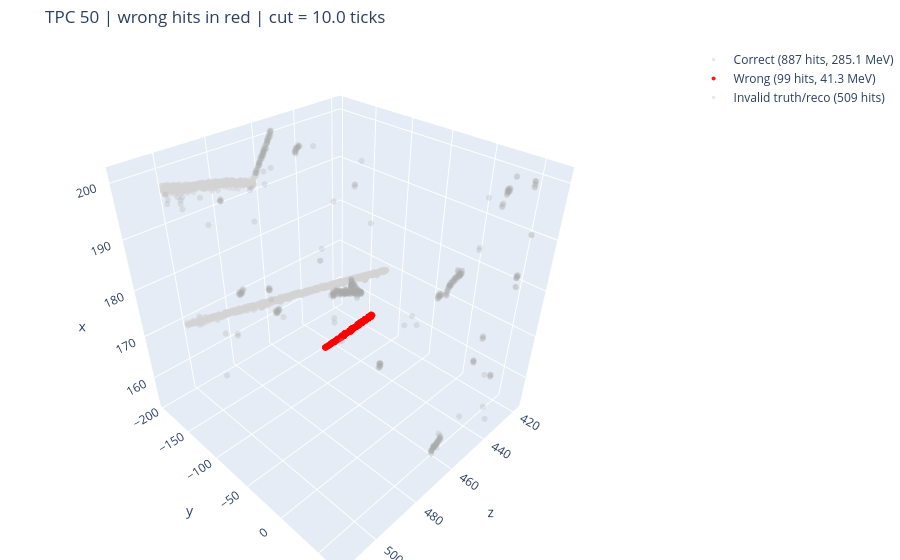
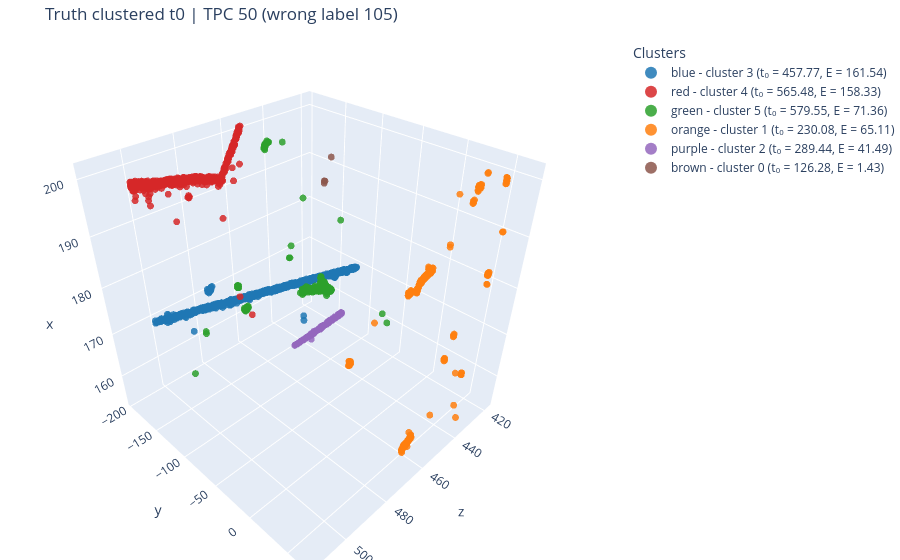
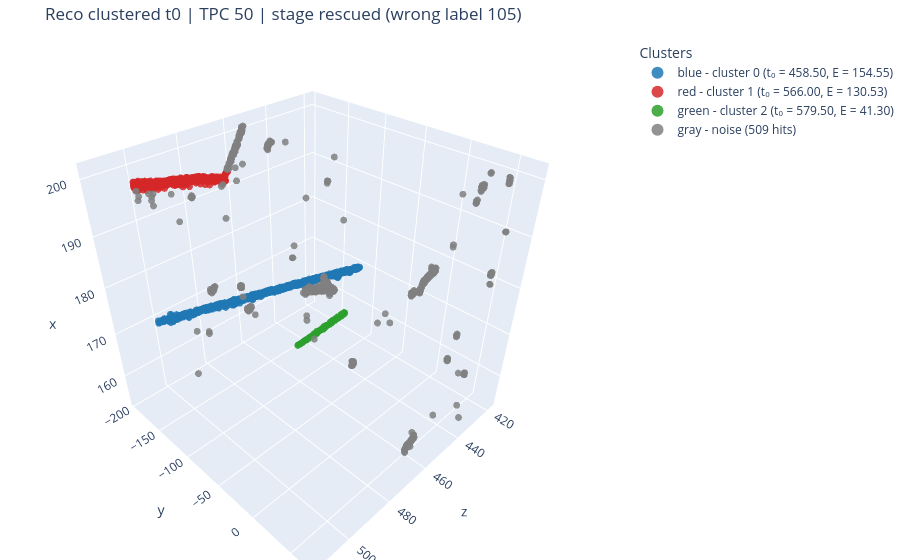

Source (notebook cell) for these figures, in order:
### Code cell
# 3D displays for the chosen wrong example (interactive; HTML saved next to the notebook).
_ns_for_plot = dict(globals())
_ns_for_plot["hit_timestamps"] = np.asarray(STAGE_SNAPSHOTS[WRONG_STAGE], dtype=np.float64)

SAVE_HTML = f"wrong_hits_lab{EX_LAB}_TPC{WRONG_TPC_ID}_{WRONG_STAGE}.html"
wrong_hits_plot = tp.plot_wrong_hits_from_namespace(
    _ns_for_plot,
    TPCid=WRONG_TPC_ID,
    truth_t0=truth_t0,
    residual_cut_ticks=CUT,
    save_path=SAVE_HTML,
    marker_size=3.5,
    correct_color="lightgray",
    wrong_color="red",
    show=True,
)
print(f"saved {SAVE_HTML} | wrong hits {wrong_hits_plot['n_wrong_hits']} "
      f"({wrong_hits_plot['wrong_energy']:.1f} MeV, "
      f"{wrong_hits_plot['wrong_energy_fraction']:.2f}%)")

T0_GROUP_WINDOW_TICKS = 5
truth_t0_plot = tp.plot_truth_from_namespace(
    globals(),
    target_tpc=WRONG_TPC_ID,
    mode="t0",
    time_window=T0_GROUP_WINDOW_TICKS,
    convert_t0_to_matching_ticks=True,
    title=f"Truth clustered t0 | TPC {WRONG_TPC_ID} (wrong label {EX_LAB})",
    save_path=f"truth_t0_lab{EX_LAB}_TPC{WRONG_TPC_ID}.html",
    show=True,
)

_tpc_mask = hitTPCid == int(WRONG_TPC_ID)
_reco_t0 = np.asarray(STAGE_SNAPSHOTS[WRONG_STAGE], dtype=np.float64)
_reco_t0_safe = np.where(np.isfinite(_reco_t0), _reco_t0, -1.0)
_reco_labels_tpc = pt.group_hits_by_time(_reco_t0_safe[_tpc_mask], time_window=T0_GROUP_WINDOW_TICKS)
pt.plot_3d_clusters_with_t0(
    x=xset[_tpc_mask], y=yset[_tpc_mask], z=zset[_tpc_mask],
    labels=_reco_labels_tpc,
    t0s=_reco_t0_safe[_tpc_mask],
    energies=e_pos[_tpc_mask],
    title=f"Reco clustered t0 | TPC {WRONG_TPC_ID} | stage {WRONG_STAGE} (wrong label {EX_LAB})",
    save_path=f"reco_t0_lab{EX_LAB}_TPC{WRONG_TPC_ID}_{WRONG_STAGE}.html",
)

### Figure 1 — Plotly figure (JSON) as saved in the notebook; plotly's stock layout.template omitted (floating-point values rounded to 4 significant figures; data arrays with more than 128 entries replaced by an {"elided": "..."} marker saying what was removed)
{"data": [{"hoverinfo": "text+x+y+z", "marker": {"color": "lightgray", "line": {"width": 0}, "opacity": 0.55, "size": 3.5}, "mode": "markers", "name": "Correct (887 hits, 285.1 MeV)", "text": {"elided": "887 str values"}, "type": "scatter3d", "x": {"elided": "887 float values"}, "y": {"elided": "887 float values"}, "z": {"elided": "887 float values"}}, {"hoverinfo": "text+x+y+z", "marker": {"color": "red", "line": {"width": 0}, "opacity": 0.9, "size": 4}, "mode": "markers", "name": "Wrong (99 hits, 41.3 MeV)", "text": ["E = 0.26 MeV<br>truth = 289.46<br>reco = 579.50<br>residual = -290.04 ticks", "E = 0.45 MeV<br>truth = 289.47<br>reco = 579.50<br>residual = -290.03 ticks", "E = 0.48 MeV<br>truth = 289.46<br>reco = 579.50<br>residual = -290.04 ticks", "E = 0.41 MeV<br>truth = 289.46<br>reco = 579.50<br>residual = -290.04 ticks", "E = 0.38 MeV<br>truth = 289.46<br>reco = 579.50<br>residual = -290.04 ticks", "E = 0.38 MeV<br>truth = 289.46<br>reco = 579.50<br>residual = -290.04 ticks", "E = 0.41 MeV<br>truth = 289.46<br>reco = 579.50<br>residual = -290.04 ticks", "E = 0.38 MeV<br>truth = 289.46<br>reco = 579.50<br>residual = -290.04 ticks", "E = 0.32 MeV<br>truth = 289.46<br>reco = 579.50<br>residual = -290.04 ticks", "E = 0.35 MeV<br>truth = 289.46<br>reco = 579.50<br>residual = -290.04 ticks", "E = 0.35 MeV<br>truth = 289.46<br>reco = 579.50<br>residual = -290.04 ticks", "E = 0.29 MeV<br>truth = 289.46<br>reco = 579.50<br>residual = -290.04 ticks", "E = 0.45 MeV<br>truth = 289.46<br>reco = 579.50<br>residual = -290.04 ticks", "E = 0.54 MeV<br>truth = 289.46<br>reco = 579.50<br>residual = -290.04 ticks", "E = 0.54 MeV<br>truth = 289.46<br>reco = 579.50<br>residual = -290.04 ticks", "E = 0.48 MeV<br>truth = 289.46<br>reco = 579.50<br>residual = -290.04 ticks", "E = 0.45 MeV<br>truth = 289.46<br>reco = 579.50<br>residual = -290.04 ticks", "E = 0.51 MeV<br>truth = 289.46<br>reco = 579.50<br>residual = -290.04 ticks", "E = 0.54 MeV<br>truth = 289.46<br>reco = 579.50<br>residual = -290.04 ticks", "E = 0.48 MeV<br>truth = 289.46<br>reco = 579.50<br>residual = -290.04 ticks", "E = 0.45 MeV<br>truth = 289.46<br>reco = 579.50<br>residual = -290.04 ticks", "E = 0.57 MeV<br>truth = 289.44<br>reco = 579.50<br>residual = -290.06 ticks", "E = 0.29 MeV<br>truth = 289.45<br>reco = 579.50<br>residual = -290.05 ticks", "E = 0.86 MeV<br>truth = 289.45<br>reco = 579.50<br>residual = -290.05 ticks", "E = 0.48 MeV<br>truth = 289.45<br>reco = 579.50<br>residual = -290.05 ticks", "E = 0.51 MeV<br>truth = 289.45<br>reco = 579.50<br>residual = -290.05 ticks", "E = 0.60 MeV<br>truth = 289.45<br>reco = 579.50<br>residual = -290.05 ticks", "E = 0.26 MeV<br>truth = 289.45<br>reco = 579.50<br>residual = -290.05 ticks", "E = 0.22 MeV<br>truth = 289.45<br>reco = 579.50<br>residual = -290.05 ticks", "E = 0.54 MeV<br>truth = 289.45<br>reco = 579.50<br>residual = -290.05 ticks", "E = 0.54 MeV<br>truth = 289.45<br>reco = 579.50<br>residual = -290.05 ticks", "E = 0.67 MeV<br>truth = 289.45<br>reco = 579.50<br>residual = -290.05 ticks", "E = 0.60 MeV<br>truth = 289.45<br>reco = 579.50<br>residual = -290.05 ticks", "E = 0.57 MeV<br>truth = 289.45<br>reco = 579.50<br>residual = -290.05 ticks", "E = 0.19 MeV<br>truth = 289.44<br>reco = 579.50<br>residual = -290.06 ticks", "E = 0.48 MeV<br>truth = 289.44<br>reco = 579.50<br>residual = -290.06 ticks", "E = 0.54 MeV<br>truth = 289.44<br>reco = 579.50<br>residual = -290.06 ticks", "E = 0.54 MeV<br>truth = 289.44<br>reco = 579.50<br>residual = -290.06 ticks", "E = 0.51 MeV<br>truth = 289.44<br>reco = 579.50<br>residual = -290.06 ticks", "E = 0.45 MeV<br>truth = 289.44<br>reco = 579.50<br>residual = -290.06 ticks", "E = 0.45 MeV<br>truth = 289.44<br>reco = 579.50<br>residual = -290.06 ticks", "E = 0.48 MeV<br>truth = 289.44<br>reco = 579.50<br>residual = -290.06 ticks", "E = 0.45 MeV<br>truth = 289.44<br>reco = 579.50<br>residual = -290.06 ticks", "E = 0.41 MeV<br>truth = 289.44<br>reco = 579.50<br>residual = -290.06 ticks", "E = 0.22 MeV<br>truth = 289.45<br>reco = 579.50<br>residual = -290.05 ticks", "E = 0.38 MeV<br>truth = 289.43<br>reco = 579.50<br>residual = -290.07 ticks", "E = 0.48 MeV<br>truth = 289.43<br>reco = 579.50<br>residual = -290.07 ticks", "E = 0.54 MeV<br>truth = 289.43<br>reco = 579.50<br>residual = -290.07 ticks", "E = 0.35 MeV<br>truth = 289.43<br>reco = 579.50<br>residual = -290.07 ticks", "E = 0.35 MeV<br>truth = 289.43<br>reco = 579.50<br>residual = -290.07 ticks", "E = 0.26 MeV<br>truth = 289.43<br>reco = 579.50<br>residual = -290.07 ticks", "E = 0.41 MeV<br>truth = 289.43<br>reco = 579.50<br>residual = -290.07 ticks", "E = 0.86 MeV<br>truth = 289.44<br>reco = 579.50<br>residual = -290.06 ticks", "E = 0.60 MeV<br>truth = 289.44<br>reco = 579.50<br>residual = -290.06 ticks", "E = 0.54 MeV<br>truth = 289.44<br>reco = 579.50<br>residual = -290.06 ticks", "E = 0.22 MeV<br>truth = 289.44<br>reco = 579.50<br>residual = -290.06 ticks", "E = 0.29 MeV<br>truth = 289.44<br>reco = 579.50<br>residual = -290.06 ticks", "E = 0.16 MeV<br>truth = 289.44<br>reco = 579.50<br>residual = -290.06 ticks", "E = 0.26 MeV<br>truth = 289.42<br>reco = 579.50<br>residual = -290.08 ticks", "E = 0.26 MeV<br>truth = 289.42<br>reco = 579.50<br>residual = -290.08 ticks", "E = 0.38 MeV<br>truth = 289.42<br>reco = 579.50<br>residual = -290.08 ticks", "E = 0.35 MeV<br>truth = 289.43<br>reco = 579.50<br>residual = -290.07 ticks", "E = 0.54 MeV<br>truth = 289.42<br>reco = 579.50<br>residual = -290.08 ticks", "E = 0.67 MeV<br>truth = 289.43<br>reco = 579.50<br>residual = -290.07 ticks", "E = 0.19 MeV<br>truth = 289.43<br>reco = 579.50<br>residual = -290.07 ticks", "E = 0.41 MeV<br>truth = 289.43<br>reco = 579.50<br>residual = -290.07 ticks", "E = 0.29 MeV<br>truth = 289.43<br>reco = 579.50<br>residual = -290.07 ticks", "E = 0.26 MeV<br>truth = 289.43<br>reco = 579.50<br>residual = -290.07 ticks", "E = 0.51 MeV<br>truth = 289.43<br>reco = 579.50<br>residual = -290.07 ticks", "E = 0.48 MeV<br>truth = 289.43<br>reco = 579.50<br>residual = -290.07 ticks", "E = 0.32 MeV<br>truth = 289.43<br>reco = 579.50<br>residual = -290.07 ticks", "E = 0.13 MeV<br>truth = 289.42<br>reco = 579.50<br>residual = -290.08 ticks", "E = 0.48 MeV<br>truth = 289.42<br>reco = 579.50<br>residual = -290.08 ticks", "E = 0.29 MeV<br>truth = 289.42<br>reco = 579.50<br>residual = -290.08 ticks", "E = 0.26 MeV<br>truth = 289.42<br>reco = 579.50<br>residual = -290.08 ticks", "E = 0.54 MeV<br>truth = 289.42<br>reco = 579.50<br>residual = -290.08 ticks", "E = 0.60 MeV<br>truth = 289.42<br>reco = 579.50<br>residual = -290.08 ticks", "E = 0.41 MeV<br>truth = 289.42<br>reco = 579.50<br>residual = -290.08 ticks", "E = 0.26 MeV<br>truth = 289.42<br>reco = 579.50<br>residual = -290.08 ticks", "E = 0.32 MeV<br>truth = 289.42<br>reco = 579.50<br>residual = -290.08 ticks", "E = 0.57 MeV<br>truth = 289.42<br>reco = 579.50<br>residual = -290.08 ticks", "E = 0.51 MeV<br>truth = 289.42<br>reco = 579.50<br>residual = -290.08 ticks", "E = 0.38 MeV<br>truth = 289.42<br>reco = 579.50<br>residual = -290.08 ticks", "E = 0.29 MeV<br>truth = 289.42<br>reco = 579.50<br>residual = -290.08 ticks", "E = 0.51 MeV<br>truth = 289.42<br>reco = 579.50<br>residual = -290.08 ticks", "E = 0.57 MeV<br>truth = 289.42<br>reco = 579.50<br>residual = -290.08 ticks", "E = 0.26 MeV<br>truth = 289.42<br>reco = 579.50<br>residual = -290.08 ticks", "E = 0.35 MeV<br>truth = 289.42<br>reco = 579.50<br>residual = -290.08 ticks", "E = 0.29 MeV<br>truth = 289.42<br>reco = 579.50<br>residual = -290.08 ticks", "E = 0.29 MeV<br>truth = 289.42<br>reco = 579.50<br>residual = -290.08 ticks", "E = 0.45 MeV<br>truth = 289.42<br>reco = 579.50<br>residual = -290.08 ticks", "E = 0.38 MeV<br>truth = 289.42<br>reco = 579.50<br>residual = -290.08 ticks", "E = 0.57 MeV<br>truth = 289.42<br>reco = 579.50<br>residual = -290.08 ticks", "E = 0.35 MeV<br>truth = 289.42<br>reco = 579.50<br>residual = -290.08 ticks", "E = 0.16 MeV<br>truth = 289.42<br>reco = 579.50<br>residual = -290.08 ticks", "E = 0.64 MeV<br>truth = 289.42<br>reco = 579.50<br>residual = -290.08 ticks", "E = 0.26 MeV<br>truth = 289.42<br>reco = 579.50<br>residual = -290.08 ticks", "E = 0.32 MeV<br>truth = 289.42<br>reco = 579.50<br>residual = -290.08 ticks", "E = 0.22 MeV<br>truth = 289.42<br>reco = 579.50<br>residual = -290.08 ticks"], "type": "scatter3d", "x": [446.6, 447.0, 442.9, 443.2, 443.6, 444.0, 444.4, 444.7, 445.1, 445.5, 445.9, 439.2, 439.5, 439.9, 440.3, 440.6, 441.0, 441.4, 441.8, 442.1, 442.5, 435.4, 435.4, 435.8, 436.2, 436.6, 436.9, 437.3, 437.3, 437.7, 438.0, 438.4, 438.8, 439.2, 432.1, 432.5, 432.8, 433.2, 433.6, 433.9, 434.3, 434.7, 435.1, 435.4, 435.8, 429.1, 429.5, 429.9, 430.2, 430.6, 430.6, 431.0, 431.0, 431.3, 431.3, 431.7, 431.7, 432.5, 425.8, 425.8, 426.1, 426.5, 426.5, 426.9, 426.9, 427.3, 427.6, 427.6, 428.0, 428.4, 428.7, 422.0, 422.4, 422.8, 422.8, 423.2, 423.5, 423.9, 424.3, 424.3, 424.6, 425.0, 425.4, 419.1, 419.4, 419.8, 420.2, 420.2, 420.6, 420.6, 420.9, 421.3, 421.7, 422.0, 422.4, 418.3, 418.7, 418.7, 419.1], "y": [-141.5, -141.5, -141.1, -141.1, -141.1, -141.1, -141.1, -141.1, -141.1, -141.1, -141.1, -140.7, -140.7, -140.7, -140.7, -140.7, -140.7, -140.7, -140.7, -140.7, -140.7, -140.3, -140.3, -140.3, -140.3, -140.3, -140.3, -140.3, -140.3, -140.3, -140.3, -140.3, -140.3, -140.3, -140.0, -140.0, -140.0, -140.0, -140.0, -140.0, -140.0, -140.0, -140.0, -140.0, -140.0, -139.6, -139.6, -139.6, -139.6, -139.6, -139.6, -139.6, -139.6, -139.6, -139.6, -139.6, -139.6, -139.6, -139.2, -139.2, -139.2, -139.2, -139.2, -139.2, -139.2, -139.2, -139.2, -139.2, -139.2, -139.2, -139.2, -138.9, -138.9, -138.9, -138.9, -138.9, -138.9, -138.9, -138.9, -138.9, -138.9, -138.9, -138.9, -138.5, -138.5, -138.5, -138.5, -138.5, -138.5, -138.5, -138.5, -138.5, -138.5, -138.5, -138.5, -138.1, -138.1, -138.1, -138.1], "z": [154.0, 154.0, 154.2, 154.2, 154.1, 154.1, 154.1, 154.0, 154.0, 154.0, 154.1, 154.3, 154.3, 154.3, 154.2, 154.2, 154.3, 154.2, 154.1, 154.2, 154.2, 154.4, 154.8, 154.4, 154.5, 154.5, 154.4, 154.2, 154.7, 154.4, 154.4, 154.3, 154.3, 154.3, 154.5, 154.7, 154.6, 154.6, 154.6, 154.6, 154.6, 154.6, 154.6, 154.5, 154.3, 154.8, 155.0, 154.8, 154.7, 154.6, 155.0, 154.6, 155.0, 154.6, 155.0, 154.4, 154.9, 154.6, 154.9, 155.4, 155.0, 154.8, 155.3, 154.8, 155.3, 154.9, 154.8, 155.2, 154.9, 154.9, 155.0, 155.3, 155.3, 155.1, 155.6, 155.2, 155.2, 155.1, 155.0, 155.4, 155.2, 155.1, 155.2, 155.6, 155.5, 155.5, 155.2, 155.7, 155.3, 155.7, 155.3, 155.3, 155.4, 155.3, 155.2, 155.6, 155.4, 155.8, 155.6]}, {"hoverinfo": "text+x+y+z", "marker": {"color": "darkgray", "line": {"width": 0}, "opacity": 0.25, "size": 3.5}, "mode": "markers", "name": "Invalid truth/reco (509 hits)", "text": {"elided": "509 str values"}, "type": "scatter3d", "x": {"elided": "509 float values"}, "y": {"elided": "509 float values"}, "z": {"elided": "509 float values"}}], "layout": {"margin": {"b": 0, "l": 0, "r": 0, "t": 45}, "scene": {"xaxis": {"title": {"text": "z"}}, "yaxis": {"title": {"text": "y"}}, "zaxis": {"title": {"text": "x"}}}, "showlegend": true, "title": {"text": "TPC 50 | wrong hits in red | cut = 10.0 ticks"}}}

### Figure 2 — Plotly figure (JSON) as saved in the notebook; plotly's stock layout.template omitted (floating-point values rounded to 4 significant figures; data arrays with more than 128 entries replaced by an {"elided": "..."} marker saying what was removed)
{"data": [{"marker": {"color": "#1f77b4", "line": {"width": 0}, "opacity": 0.85, "size": 4}, "mode": "markers", "name": "blue - cluster 3 (t₀ = 457.77, E = 161.54)", "type": "scatter3d", "x": {"elided": "552 float values"}, "y": {"elided": "552 float values"}, "z": {"elided": "552 float values"}}, {"marker": {"color": "#d62728", "line": {"width": 0}, "opacity": 0.85, "size": 4}, "mode": "markers", "name": "red - cluster 4 (t₀ = 565.48, E = 158.33)", "type": "scatter3d", "x": {"elided": "441 float values"}, "y": {"elided": "441 float values"}, "z": {"elided": "441 float values"}}, {"marker": {"color": "#2ca02c", "line": {"width": 0}, "opacity": 0.85, "size": 4}, "mode": "markers", "name": "green - cluster 5 (t₀ = 579.55, E = 71.36)", "type": "scatter3d", "x": {"elided": "216 float values"}, "y": {"elided": "216 float values"}, "z": {"elided": "216 float values"}}, {"marker": {"color": "#ff7f0e", "line": {"width": 0}, "opacity": 0.85, "size": 4}, "mode": "markers", "name": "orange - cluster 1 (t₀ = 230.08, E = 65.11)", "type": "scatter3d", "x": {"elided": "182 float values"}, "y": {"elided": "182 float values"}, "z": {"elided": "182 float values"}}, {"marker": {"color": "#9467bd", "line": {"width": 0}, "opacity": 0.85, "size": 4}, "mode": "markers", "name": "purple - cluster 2 (t₀ = 289.44, E = 41.49)", "type": "scatter3d", "x": [446.6, 447.0, 442.9, 443.2, 443.6, 444.0, 444.4, 444.7, 445.1, 445.5, 445.9, 439.2, 439.5, 439.9, 440.3, 440.6, 441.0, 441.4, 441.8, 442.1, 442.5, 435.4, 435.4, 435.8, 436.2, 436.6, 436.9, 437.3, 437.3, 437.7, 438.0, 438.4, 438.8, 439.2, 432.1, 432.5, 432.8, 433.2, 433.6, 433.9, 434.3, 434.7, 435.1, 435.4, 435.8, 429.1, 429.5, 429.9, 430.2, 430.6, 430.6, 431.0, 431.0, 431.3, 431.3, 431.7, 431.7, 432.5, 425.8, 425.8, 426.1, 426.5, 426.5, 426.9, 426.9, 427.3, 427.6, 427.6, 428.0, 428.4, 428.7, 422.0, 422.4, 422.8, 422.8, 423.2, 423.5, 423.9, 424.3, 424.3, 424.6, 425.0, 425.4, 419.1, 419.4, 419.8, 420.2, 420.2, 420.6, 420.6, 420.9, 421.3, 421.7, 422.0, 422.4, 418.3, 418.7, 418.7, 419.1, 439.2], "y": [-141.5, -141.5, -141.1, -141.1, -141.1, -141.1, -141.1, -141.1, -141.1, -141.1, -141.1, -140.7, -140.7, -140.7, -140.7, -140.7, -140.7, -140.7, -140.7, -140.7, -140.7, -140.3, -140.3, -140.3, -140.3, -140.3, -140.3, -140.3, -140.3, -140.3, -140.3, -140.3, -140.3, -140.3, -140.0, -140.0, -140.0, -140.0, -140.0, -140.0, -140.0, -140.0, -140.0, -140.0, -140.0, -139.6, -139.6, -139.6, -139.6, -139.6, -139.6, -139.6, -139.6, -139.6, -139.6, -139.6, -139.6, -139.6, -139.2, -139.2, -139.2, -139.2, -139.2, -139.2, -139.2, -139.2, -139.2, -139.2, -139.2, -139.2, -139.2, -138.9, -138.9, -138.9, -138.9, -138.9, -138.9, -138.9, -138.9, -138.9, -138.9, -138.9, -138.9, -138.5, -138.5, -138.5, -138.5, -138.5, -138.5, -138.5, -138.5, -138.5, -138.5, -138.5, -138.5, -138.1, -138.1, -138.1, -138.1, -134.8], "z": [154.0, 154.0, 154.2, 154.2, 154.1, 154.1, 154.1, 154.0, 154.0, 154.0, 154.1, 154.3, 154.3, 154.3, 154.2, 154.2, 154.3, 154.2, 154.1, 154.2, 154.2, 154.4, 154.8, 154.4, 154.5, 154.5, 154.4, 154.2, 154.7, 154.4, 154.4, 154.3, 154.3, 154.3, 154.5, 154.7, 154.6, 154.6, 154.6, 154.6, 154.6, 154.6, 154.6, 154.5, 154.3, 154.8, 155.0, 154.8, 154.7, 154.6, 155.0, 154.6, 155.0, 154.6, 155.0, 154.4, 154.9, 154.6, 154.9, 155.4, 155.0, 154.8, 155.3, 154.8, 155.3, 154.9, 154.8, 155.2, 154.9, 154.9, 155.0, 155.3, 155.3, 155.1, 155.6, 155.2, 155.2, 155.1, 155.0, 155.4, 155.2, 155.1, 155.2, 155.6, 155.5, 155.5, 155.2, 155.7, 155.3, 155.7, 155.3, 155.3, 155.4, 155.3, 155.2, 155.6, 155.4, 155.8, 155.6, 154.2]}, {"marker": {"color": "#8c564b", "line": {"width": 0}, "opacity": 0.85, "size": 4}, "mode": "markers", "name": "brown - cluster 0 (t₀ = 126.28, E = 1.43)", "type": "scatter3d", "x": [426.1, 426.5, 426.5, 427.6], "y": [-150.4, -150.4, -150.4, -137.7], "z": [188.4, 188.0, 188.5, 194.3]}], "layout": {"legend": {"itemsizing": "constant", "title": {"text": "Clusters"}}, "margin": {"b": 0, "l": 0, "r": 0, "t": 40}, "scene": {"xaxis": {"title": {"text": "z"}}, "yaxis": {"title": {"text": "y"}}, "zaxis": {"title": {"text": "x"}}}, "showlegend": true, "title": {"text": "Truth clustered t0 | TPC 50 (wrong label 105)"}}}

### Figure 3 — Plotly figure (JSON) as saved in the notebook; plotly's stock layout.template omitted (floating-point values rounded to 4 significant figures; data arrays with more than 128 entries replaced by an {"elided": "..."} marker saying what was removed)
{"data": [{"marker": {"color": "#1f77b4", "line": {"width": 0}, "opacity": 0.85, "size": 4}, "mode": "markers", "name": "blue - cluster 0 (t₀ = 458.50, E = 154.55)", "type": "scatter3d", "x": {"elided": "529 float values"}, "y": {"elided": "529 float values"}, "z": {"elided": "529 float values"}}, {"marker": {"color": "#d62728", "line": {"width": 0}, "opacity": 0.85, "size": 4}, "mode": "markers", "name": "red - cluster 1 (t₀ = 566.00, E = 130.53)", "type": "scatter3d", "x": {"elided": "358 float values"}, "y": {"elided": "358 float values"}, "z": {"elided": "358 float values"}}, {"marker": {"color": "#2ca02c", "line": {"width": 0}, "opacity": 0.85, "size": 4}, "mode": "markers", "name": "green - cluster 2 (t₀ = 579.50, E = 41.30)", "type": "scatter3d", "x": [446.6, 447.0, 442.9, 443.2, 443.6, 444.0, 444.4, 444.7, 445.1, 445.5, 445.9, 439.2, 439.5, 439.9, 440.3, 440.6, 441.0, 441.4, 441.8, 442.1, 442.5, 435.4, 435.4, 435.8, 436.2, 436.6, 436.9, 437.3, 437.3, 437.7, 438.0, 438.4, 438.8, 439.2, 432.1, 432.5, 432.8, 433.2, 433.6, 433.9, 434.3, 434.7, 435.1, 435.4, 435.8, 429.1, 429.5, 429.9, 430.2, 430.6, 430.6, 431.0, 431.0, 431.3, 431.3, 431.7, 431.7, 432.5, 425.8, 425.8, 426.1, 426.5, 426.5, 426.9, 426.9, 427.3, 427.6, 427.6, 428.0, 428.4, 428.7, 422.0, 422.4, 422.8, 422.8, 423.2, 423.5, 423.9, 424.3, 424.3, 424.6, 425.0, 425.4, 419.1, 419.4, 419.8, 420.2, 420.2, 420.6, 420.6, 420.9, 421.3, 421.7, 422.0, 422.4, 418.3, 418.7, 418.7, 419.1], "y": [-141.5, -141.5, -141.1, -141.1, -141.1, -141.1, -141.1, -141.1, -141.1, -141.1, -141.1, -140.7, -140.7, -140.7, -140.7, -140.7, -140.7, -140.7, -140.7, -140.7, -140.7, -140.3, -140.3, -140.3, -140.3, -140.3, -140.3, -140.3, -140.3, -140.3, -140.3, -140.3, -140.3, -140.3, -140.0, -140.0, -140.0, -140.0, -140.0, -140.0, -140.0, -140.0, -140.0, -140.0, -140.0, -139.6, -139.6, -139.6, -139.6, -139.6, -139.6, -139.6, -139.6, -139.6, -139.6, -139.6, -139.6, -139.6, -139.2, -139.2, -139.2, -139.2, -139.2, -139.2, -139.2, -139.2, -139.2, -139.2, -139.2, -139.2, -139.2, -138.9, -138.9, -138.9, -138.9, -138.9, -138.9, -138.9, -138.9, -138.9, -138.9, -138.9, -138.9, -138.5, -138.5, -138.5, -138.5, -138.5, -138.5, -138.5, -138.5, -138.5, -138.5, -138.5, -138.5, -138.1, -138.1, -138.1, -138.1], "z": [154.0, 154.0, 154.2, 154.2, 154.1, 154.1, 154.1, 154.0, 154.0, 154.0, 154.1, 154.3, 154.3, 154.3, 154.2, 154.2, 154.3, 154.2, 154.1, 154.2, 154.2, 154.4, 154.8, 154.4, 154.5, 154.5, 154.4, 154.2, 154.7, 154.4, 154.4, 154.3, 154.3, 154.3, 154.5, 154.7, 154.6, 154.6, 154.6, 154.6, 154.6, 154.6, 154.6, 154.5, 154.3, 154.8, 155.0, 154.8, 154.7, 154.6, 155.0, 154.6, 155.0, 154.6, 155.0, 154.4, 154.9, 154.6, 154.9, 155.4, 155.0, 154.8, 155.3, 154.8, 155.3, 154.9, 154.8, 155.2, 154.9, 154.9, 155.0, 155.3, 155.3, 155.1, 155.6, 155.2, 155.2, 155.1, 155.0, 155.4, 155.2, 155.1, 155.2, 155.6, 155.5, 155.5, 155.2, 155.7, 155.3, 155.7, 155.3, 155.3, 155.4, 155.3, 155.2, 155.6, 155.4, 155.8, 155.6]}, {"marker": {"color": "gray", "line": {"width": 0}, "opacity": 0.85, "size": 4}, "mode": "markers", "name": "gray - noise (509 hits)", "type": "scatter3d", "x": {"elided": "509 float values"}, "y": {"elided": "509 float values"}, "z": {"elided": "509 float values"}}], "layout": {"legend": {"itemsizing": "constant", "title": {"text": "Clusters"}}, "margin": {"b": 0, "l": 0, "r": 0, "t": 40}, "scene": {"xaxis": {"title": {"text": "z"}}, "yaxis": {"title": {"text": "y"}}, "zaxis": {"title": {"text": "x"}}}, "showlegend": true, "title": {"text": "Reco clustered t0 | TPC 50 | stage rescued (wrong label 105)"}}}
